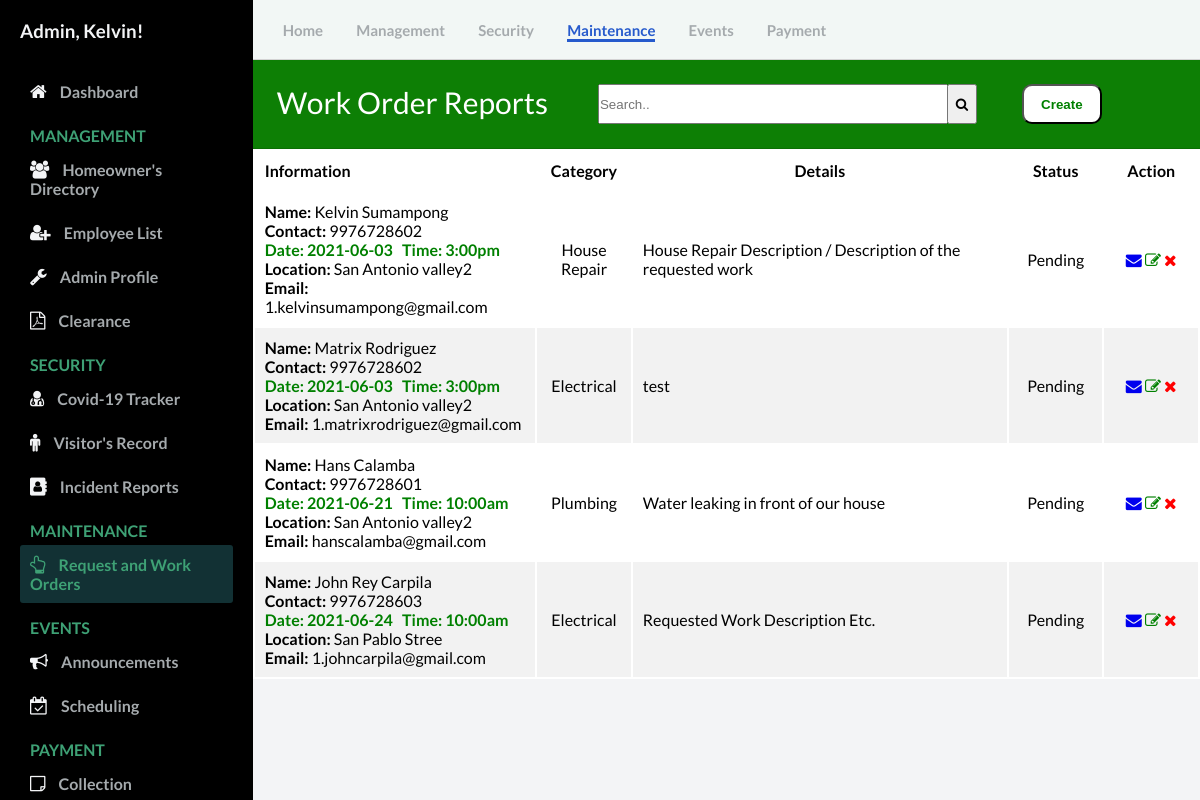
The page /admin/work_order.php (signed in) on the database its author committed.
### tables this page shows
CREATE TABLE `work` (
  `id` int(11) NOT NULL,
  `user_id` int(10) NOT NULL,
  `name` text NOT NULL,
  `date` varchar(50) NOT NULL,
  `time` varchar(20) NOT NULL,
  `location` varchar(100) NOT NULL,
  `contact` bigint(11) NOT NULL,
  `email` varchar(100) NOT NULL,
  `category` varchar(50) NOT NULL,
  `description` varchar(5000) NOT NULL,
  `status` varchar(50) NOT NULL
);

### admin/controllers/function.php (called while the page is built, shortened)
<?php
function check_login($conn) {
	if(isset($_SESSION['user_id'])) {
		$id = $_SESSION['user_id'];
		$query = "SELECT * FROM admin WHERE user_id = '$id' limit 1";
		$result = mysqli_query($conn, $query);
		if($result && mysqli_num_rows($result) > 0) {
			$user_data = mysqli_fetch_assoc($result);
			return $user_data;
		}
	}
	die;
}

### admin/work_order.php (the view, shortened to what this page needs)
<?php
  include("config/connection.php");
  include("controllers/function.php");
  $user_data = check_login($conn);
?>
<!DOCTYPE html>
<html lang="en">
  <head>
    <link rel="stylesheet" href="https://stackpath.bootstrapcdn.com/font-awesome/4.7.0/css/font-awesome.min.css"/>
    <link rel="stylesheet" href="css/style.css" />
  </head>
  <body id="body">
    <div class="container">
      <nav class="navbar">
        <div class="navbar__left">
          <a href="Dashboard.php">Home</a>
          <a href="User.php">Management</a>
          <a href="covid19_tracker.php">Security</a>
          <a class="active_link" href="work_order.php">Maintenance</a>
          <a href="announcement.php">Events</a>
          <a href="invoice.php">Payment</a>
        </div>
      </nav>
<?php require_once 'work_crud.php'; ?>
<?php
  $mysqli = new mysqli('remotemysql.com', 'J5BJ2ZlQGm', 'FYAvWP4mmz', 'J5BJ2ZlQGm') or die(mysqli_error($mysqli));
  $result = $mysqli->query("SELECT * FROM work") or die($mysqli->error);
?>
      <main>
        <div class="table_contadiner">
          <div class="card-header" id="user">
            <p style="float: left; font-size: 30px;">Work Order Reports</p>
            <form  action="#" style=" float: left;">
              <input type="search" placeholder="Search.." name="search2" id="myInput" style="width: 350px; height: 40px; margin-left: 50px;">
             <button type="submit" style="margin-left: -5px; height: 40px; width: 30px;"><i class="fa fa-search"></i></button>
            </form>
              <button id="myBtn" style="height: 40px; width: 80px; background-color: #fff; color: green; margin-left: 5%; border-radius: 10px;"><b>Create</b></button>
          </div>
            <table id="user" style="background-color: white; width: 100%;">
          <thead>
              <tr>
                <th style="text-align:left; width: 30%"><b>Information</b></th>
                <th style="width: 10%"><b>Category</b></th>
                <th style="width: 40% "><b>Details</b></th>
                <th style="width: 10%"><b>Status</b></th>
                <th><b>Action</b></th>
              </tr>
          </thead>
        <tbody id="myTable">
        <?php
          while ($row = $result->fetch_assoc()): ?>
              <tr>
                  <td style="text-align: left;">
                    <b>Name:</b> <?php echo $row['name']; ?><br>
                    <b>Contact:</b> <?php echo $row['contact']; ?><br>
                    <b style="color: green;"> Date: <?php echo $row['date']; ?> &nbsp; Time: <?php echo $row['time']; ?></b><br>
                    <b>Location:</b> <?php echo $row['location']; ?><br>
                    <b>Email:</b> <?php echo $row['email']; ?><br>
                  </td>
                  <td><?php echo $row['category']; ?></td>
                  <td style="text-align:left;">
                      <?php echo $row['description']; ?><br>
                  </td>
                  <td><?php echo $row['status']; ?></td>
                <td>
                    <a href="work_notif.php?edit=<?php echo $row['id']; ?>"><i class="fa fa-envelope" title="Send Notification"></i></a>
                    <a  href="work_order_update.php?edit=<?php echo $row['id']; ?>"><i class="fa fa-edit text-edit" title="Update"></i></a>
                    <a href="work_crud.php?delete=<?php echo $row['id']; ?>" onclick="return confirm('Are you sure you want to Delete this info?');"><i class="fa fa-remove text-remove" title="Delete"></i></a>
                </td>
              </tr>
          <?php endwhile; ?>
          </table>
        </div>
      </main>
      <div id="sidebar">
        <div class="sidebar__title">
            <h3>Admin, <?php echo $user_data['firstname']; ?>!</h3>
        </div>
        <div class="sidebar__menu">
          <div class="sidebar__link ">
            <i class="fa fa-home"></i>
            <a href="Dashboard.php">Dashboard</a>
          </div>
          <h2>MANAGEMENT</h2>
          <div class="sidebar__link">
            <i class="fa fa-users" aria-hidden="true"></i>
            <a href="User.php">Homeowner's Directory</a>
          </div>
          <div class="sidebar__link">
            <i class="fa fa-user-plus" aria-hidden="true"></i>
            <a href="employees_record.php">Employee List</a>
          </div>
          <div class="sidebar__link">
            <i class="fa fa-wrench"></i>
            <a href="Admin_profile.php">Admin Profile</a>
          </div>
          <div class="sidebar__link">
            <i class="fa fa-file-pdf-o"></i>
            <a href="residency.php">Clearance</a>
          </div>
          <h2>SECURITY</h2>
          <div class="sidebar__link">
            <i class="fa fa-user-md"></i>
            <a href="covid19_tracker.php">Covid-19 Tracker</a>
          </div>
          <div class="sidebar__link">
            <i class="fa fa-male"></i>
            <a href="visitors_record.php">Visitor's Record</a>
          </div>
          <div class="sidebar__link">
            <i class="fa fa-address-book"></i>
            <a href="incident_record.php">Incident Reports</a>
          </div>
          <h2>MAINTENANCE</h2>
          <div class="sidebar__link active_menu_link">
            <i class="fa fa-hand-o-up"></i>
            <a href="work_order.php">Request and Work Orders</a>
          </div>
          <h2>EVENTS</h2>
          <div class="sidebar__link ">
            <i class="fa fa-bullhorn"></i>
            <a href="announcement.php">Announcements</a>
          </div>
           <div class="sidebar__link">
            <i class="fa fa-calendar-check-o"></i>
            <a href="Scheduling.php">Scheduling</a>
          </div>
          <h2>PAYMENT</h2>
          <div class="sidebar__link">
            <i class="fa fa-sticky-note-o"></i>
            <a href="invoice.php">Collection</a>
          </div>
      </div>
    </div>
  </body>
</html>

### admin/css/style.css (style rules this page uses)
* { margin: 0; padding: 0; }
body { font-family: 'Lato', sans-serif; box-sizing: border-box; }
.container { display: grid; height: 100vh; grid-template-columns: 0.8fr 1fr 1fr 1fr; grid-template-rows: 0.2fr 3fr; grid-template-areas: "sidebar nav nav nav" "sidebar main main main" }
.navbar { background: #f2f7f5; grid-area: nav; height: 60px; display: flex; align-items: center; justify-content: space-between; padding: 0 30px 0 30px; border-bottom: 1px solid lightgray; }
.navbar__left > a { margin-right: 30px; text-decoration: none; color: #a5aaad; font-size: 15px; font-weight: 700; }
.navbar__left .active_link { color: #265acc; border-bottom: 3px solid #265acc; padding-bottom: 12 px; }
main { background: #f3f4f6; grid-area: main; overflow-y: auto; }
#sidebar { background: #000000; grid-area: sidebar; overflow-y: auto; padding: 20px; -webkit-transition: all 0.5s; transition: all 0.5s; }
.sidebar__title { display:flex; justify-content: space-between; align-items: center; color: #f3f4f6; margin-bottom: 30px; }
.sidebar__menu > h2 { color: #3ea175; font-size: 16px; margin-top: 15px; margin-bottom: 5px; padding: 0 10px; font-weight: 700; }
.sidebar__link { color: #f3f4f6; padding: 10px; border-radius: 3px; margin-bottom: 5px; }
.active_menu_link { background: rgba(62, 161, 171,0.3); color: #3ea175; }
.active_menu_link a { color: #3ea175 !important; }
.sidebar__link > a { text-decoration: none; color: #a5aaad; font-weight: 700; }
.sidebar__link >i { margin-right: 10px; font-size: 18px; }
#user td, #user th { padding: 10px; text-align: center; }
#user tr:nth-child(even) { background-color: #f2f2f2; }
.card-header { padding: 1.50rem; margin-bottom: 0; background-color: #0D7F05; border-bottom: 1px solid rgba(0, 0, 0, 0.125); color: #ffffff; font-size: 20px; }
.text-edit { color: green; }
.text-remove { color: red; }
* { box-sizing: border-box; }
.dropdown-content a, { color: black; padding: 12px 16px; text-decoration: none; display: block; }

### rows shown on the page
work: name "Kelvin Sumampong", contact "9976728602", date "2021-06-03", time "3:00pm", location "San Antonio valley2", email "1.kelvinsumampong@gmail.com", category "House Repair", description "House Repair Description / Description of the requested work", status "Pending"
work: name "Matrix Rodriguez", contact "9976728602", date "2021-06-03", time "3:00pm", location "San Antonio valley2", email "1.matrixrodriguez@gmail.com", category "Electrical", description "test", status "Pending"
work: name "Hans Calamba", contact "9976728601", date "2021-06-21", time "10:00am", location "San Antonio valley2", email "hanscalamba@gmail.com", category "Plumbing", description "Water leaking in front of our house", status "Pending"
work: name "John Rey Carpila", contact "9976728603", date "2021-06-24", time "10:00am", location "San Pablo Stree", email "1.johncarpila@gmail.com", category "Electrical", description "Requested Work Description Etc.", status "Pending"

### other values the page prints
$user_data['firstname'] "Kelvin"
